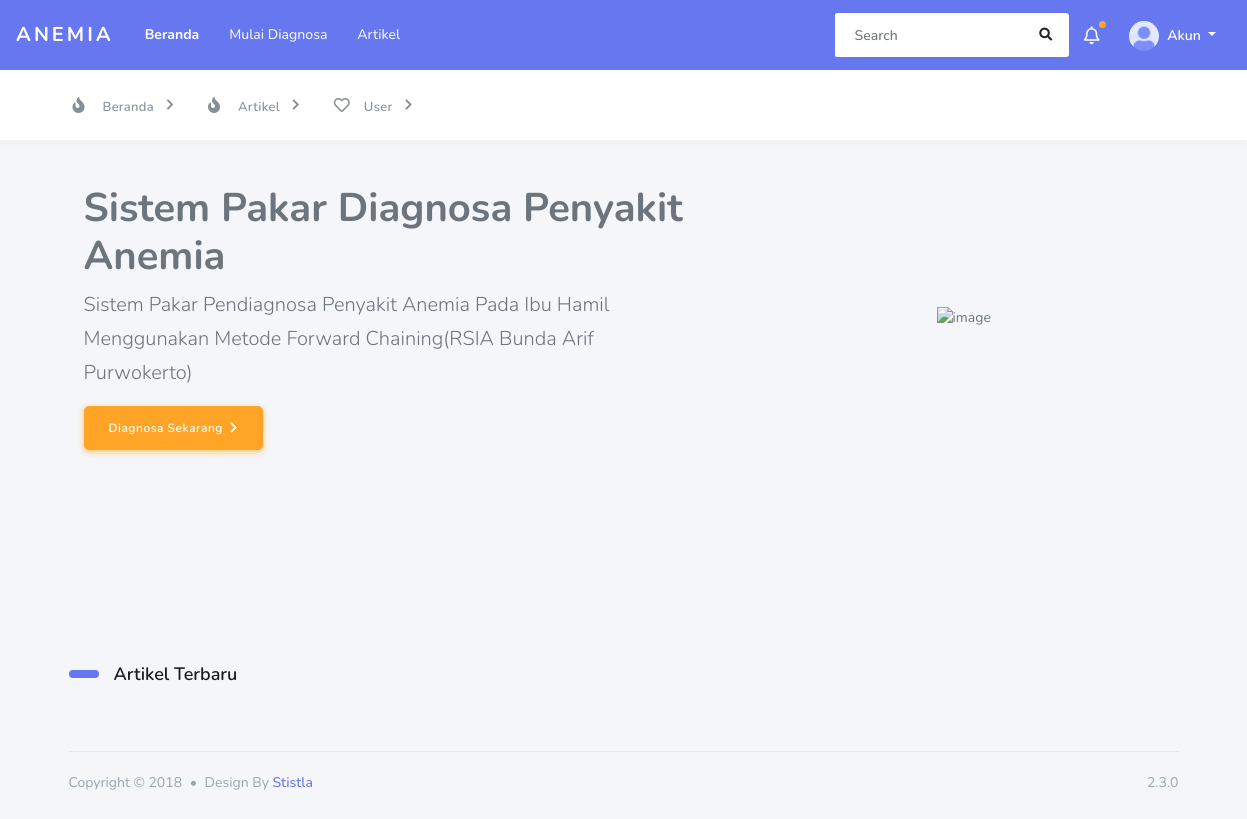
Before: / with the older database file.
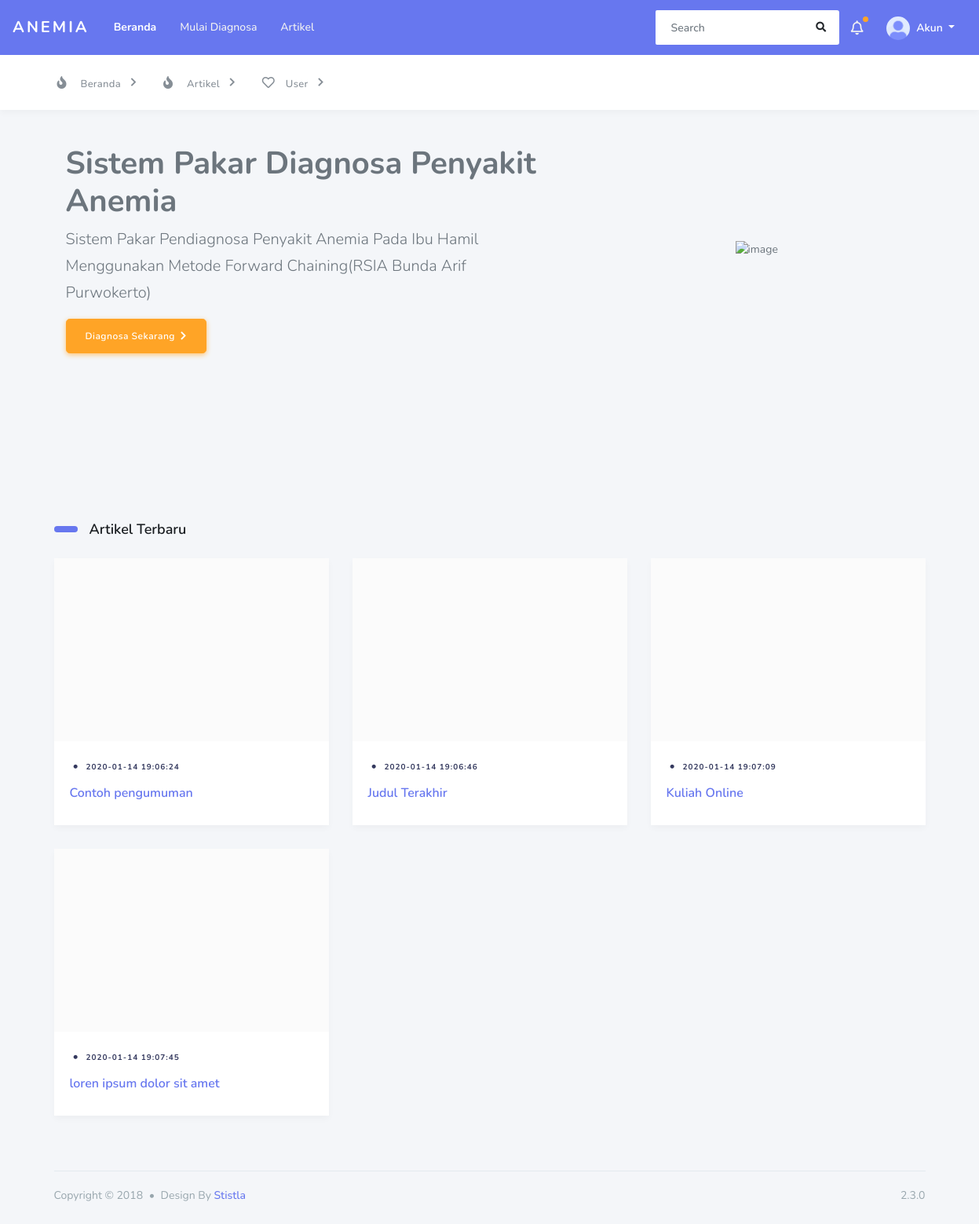
After: the same page with the newer database file.
### tables this page shows
CREATE TABLE `artikel` (
  `id_artikel` varchar(30) NOT NULL,
  `id_admin` varchar(36) NOT NULL,
  `judul_artikel` varchar(150) NOT NULL,
  `isi_artikel` text NOT NULL,
  `thumbnail` varchar(20) NOT NULL,
  `created_at` datetime NOT NULL,
  `updated_at` datetime NOT NULL
);

### application/controllers/public_view.php (called while the page is built, shortened)
<?php
class Public_view extends CI_Controller {
	function __construct()
	{
		$this->load->model('DataModel');
		$this->load->library('bcrypt');
	}
	public function index()
	{
		$data['title'] = "Anemia | Home";
        $data['nama_section'] = "Home";
        $data['title_section'] = "Selamat Datang!";
        $data['subtitle_section'] = "This page is just an example for you to create your own page.";
        $data['artikel'] = $this->DataModel->getData('artikel')->result_array();
        $this->load->view('header',$data);
            $this->load->view('public/nav-top',$data);
            $this->load->view('public/home',$data);
            $this->load->view('public/nav-bottom',$data);
        $this->load->view('footer',$data);
	}
}

### index.php (called while the page is built, shortened)
<?php
require_once BASEPATH.'core/CodeIgniter.php';

### application/models/DataModel.php (called while the page is built, shortened)
<?php
class DataModel extends CI_Model{
    function getData($table){
        $query = $this->db->get($table);
        return $query;
    }
}

### application/views/public/home.php (the view, shortened to what this page needs)
<div class="main-content">
  <section class="section">
    <div class="section-body">
    <br>
      <div class="container" style="height:450px;">
     <div class="row align-items-center">
      <div class="col-lg-7">
       <h1>Sistem Pakar Diagnosa Penyakit Anemia</h1>
       <p class="lead">Sistem Pakar Pendiagnosa Penyakit Anemia Pada Ibu Hamil Menggunakan Metode Forward Chaining(RSIA Bunda Arif Purwokerto)</p>
              <div class="cta">
                <a class="btn btn-lg btn-warning btn-icon icon-right" href="<?= base_url()?>index.php/User_view/user_diagnosa_baru" target="_blank">Diagnosa Sekarang <i class="fas fa-chevron-right"></i></a>
              </div>
      </div>
      <div class="col-lg-5 pl-lg-5 d-lg-block d-none text-center">
       <img src="https://getstisla.com/landing/undraw_hello_aeia.svg" alt="image" class="img-fluid img-flip" width="80%">
      </div>
     </div>
      </div>
      <h2 class="section-title">Artikel Terbaru</h2>
      <div class="row">
      <?php
                                          foreach ($artikel as $row) { ?>
        <div class="col-12 col-md-4 col-lg-4">
          <article class="article article-style-c">
            <div class="article-header">
              <div class="article-image" data-background="<?= base_url()?>upload/<?=$row['thumbnail']?>">
              </div>
            </div>
            <div class="article-details">
              <div class="article-category">
               <div class="bullet"></div>
               <a href="#"><?= $row['updated_at'] ?></a></div>
              <div class="article-title">
                <h2><a href="<?= base_url()?>index.php/Public_view/detail_artikel?kode=<?= $row['id_artikel'] ?>"><?= $row['judul_artikel'] ?></a></h2>
              </div>
            </div>
          </article>
        </div>
                                          <?php }?>
      </div>
    </div>
  </section>
</div>

### application/views/header.php (shortened to what this page needs)
<!DOCTYPE html>
<html lang="en">
<head>
  <link rel="stylesheet" href="https://stackpath.bootstrapcdn.com/bootstrap/4.3.1/css/bootstrap.min.css">
  <link rel="stylesheet" href="https://use.fontawesome.com/releases/v5.7.2/css/all.css">
  <link rel="stylesheet" href="<?= base_url()?>assets/css/style.css">
  <link rel="stylesheet" href="<?= base_url()?>assets/css/components.css">
</head>

### application/views/public/nav-top.php (shortened to what this page needs)
<body class="layout-3">
<div id="app">
    <div class="main-wrapper container">
      <div class="navbar-bg"></div>
      <nav class="navbar navbar-expand-lg main-navbar">
        <a href="<?= base_url()?>" class="navbar-brand sidebar-gone-hide">Anemia</a>
        <div class="nav-collapse">
          <ul class="navbar-nav">
            <li class="nav-item active"><a href="#" class="nav-link">Beranda</a></li>
            <li class="nav-item"><a href="<?= base_url()?>index.php/public_view/diagnosa" class="nav-link">Mulai Diagnosa</a></li>
            <li class="nav-item"><a href="#" class="nav-link">Artikel</a></li>
          </ul>
        </div>
        <form class="form-inline ml-auto">
          <div class="search-element">
            <input class="form-control" type="search" placeholder="Search" aria-label="Search" data-width="250">
            <button class="btn" type="submit"><i class="fas fa-search"></i></button>
          </div>
        </form>
        <ul class="navbar-nav navbar-right">
          <li class="dropdown dropdown-list-toggle"><a href="#" data-toggle="dropdown" class="nav-link notification-toggle nav-link-lg beep"><i class="far fa-bell"></i></a>
          </li>
          <?php if (isset($this->session->userdata['user_data'])) { ?>
            <li class="dropdown"><a href="#" data-toggle="dropdown" class="nav-link dropdown-toggle nav-link-lg nav-link-user">
                <img alt="image" src="<?= base_url() ?>/assets/img/avatar/avatar-1.png" class="rounded-circle mr-1">
                <div class="d-sm-none d-lg-inline-block">Hi, <?= $this->session->userdata['user_data']['username'] ?></div>
              </a>
              <div class="dropdown-menu dropdown-menu-right">
                <div class="dropdown-title">Logged in 5 min ago</div>
                <a href="<?= base_url() ?>" class="dropdown-item has-icon">
                  <i class="far fa-user"></i> Profile
                </a>
                <div class="dropdown-divider"></div>
                <a href="<?= base_url() ?>index.php/user_event/user_logout" class="dropdown-item has-icon text-danger">
                  <i class="fas fa-sign-out-alt"></i> Logout
                </a>
              </div>
            </li>
          <?php } else { ?>
            <li class="dropdown"><a href="#" data-toggle="dropdown" class="nav-link dropdown-toggle nav-link-lg nav-link-user">
                <img alt="image" src="<?= base_url() ?>/assets/img/avatar/avatar-1.png" class="rounded-circle mr-1">
                <div class="d-sm-none d-lg-inline-block">Akun</div>
              </a>
            </li>
          <?php } ?>
        </ul>
      </nav>
      <nav class="navbar navbar-secondary navbar-expand-lg">
        <div class="container">
          <ul class="navbar-nav">
            <li class="nav-item dropdown">
              <a href="#" data-toggle="dropdown" class="nav-link has-dropdown"><i class="fas fa-fire"></i><span>Beranda</span></a>
            </li>
            <li class="nav-item dropdown">
              <a href="#" data-toggle="dropdown" class="nav-link has-dropdown"><i class="fas fa-fire"></i><span>Artikel</span></a>
            </li>
            <li class="nav-item dropdown">
              <a href="#" data-toggle="dropdown" class="nav-link has-dropdown"><i class="far fa-heart"></i><span>User</span></a>
            </li>
          </ul>
        </div>
      </nav>

### application/views/public/nav-bottom.php
<footer class="main-footer">
        <div class="footer-left">
          Copyright &copy; 2018 <div class="bullet"></div> Design By <a href="#">Stistla</a>
        </div>
        <div class="footer-right">
          2.3.0
        </div>
      </footer>
    </div>
  </div>

### application/views/footer.php (shortened to what this page needs)
</body>
</html>

Changed rows visible on the page:
added artikel: updated_at "2020-01-14 19:06:24", judul_artikel "Contoh pengumuman"
added artikel: updated_at "2020-01-14 19:06:46", judul_artikel "Judul Terakhir"
added artikel: updated_at "2020-01-14 19:07:09", judul_artikel "Kuliah Online"
added artikel: updated_at "2020-01-14 19:07:45", judul_artikel "loren ipsum dolor sit amet"
